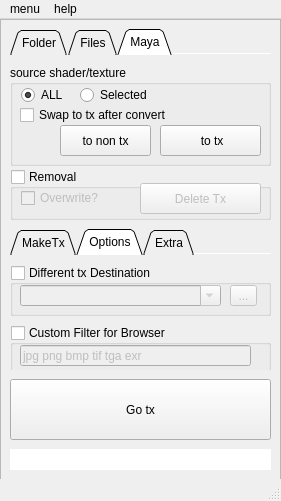
<?xml version="1.0" encoding="UTF-8"?>
<ui version="4.0">
 <class>MainWindow</class>
 <widget class="QMainWindow" name="MainWindow">
  <property name="geometry">
   <rect>
    <x>0</x>
    <y>0</y>
    <width>281</width>
    <height>501</height>
   </rect>
  </property>
  <property name="windowTitle">
   <string>Make Tx</string>
  </property>
  <widget class="QWidget" name="centralwidget">
   <widget class="QFrame" name="frame">
    <property name="geometry">
     <rect>
      <x>0</x>
      <y>0</y>
      <width>281</width>
      <height>461</height>
     </rect>
    </property>
    <property name="autoFillBackground">
     <bool>true</bool>
    </property>
    <property name="frameShape">
     <enum>QFrame::StyledPanel</enum>
    </property>
    <property name="frameShadow">
     <enum>QFrame::Raised</enum>
    </property>
    <widget class="QPushButton" name="pB_doMakeTx">
     <property name="geometry">
      <rect>
       <x>10</x>
       <y>360</y>
       <width>261</width>
       <height>61</height>
      </rect>
     </property>
     <property name="acceptDrops">
      <bool>true</bool>
     </property>
     <property name="text">
      <string>Go tx</string>
     </property>
     <property name="flat">
      <bool>false</bool>
     </property>
    </widget>
    <widget class="QLineEdit" name="lE_log">
     <property name="enabled">
      <bool>true</bool>
     </property>
     <property name="geometry">
      <rect>
       <x>10</x>
       <y>430</y>
       <width>261</width>
       <height>21</height>
      </rect>
     </property>
     <property name="acceptDrops">
      <bool>false</bool>
     </property>
     <property name="autoFillBackground">
      <bool>false</bool>
     </property>
     <property name="frame">
      <bool>false</bool>
     </property>
     <property name="readOnly">
      <bool>true</bool>
     </property>
    </widget>
    <widget class="QGroupBox" name="gB_overwrite">
     <property name="geometry">
      <rect>
       <x>10</x>
       <y>150</y>
       <width>261</width>
       <height>51</height>
      </rect>
     </property>
     <property name="title">
      <string>Removal</string>
     </property>
     <property name="checkable">
      <bool>true</bool>
     </property>
     <property name="checked">
      <bool>false</bool>
     </property>
     <widget class="QCheckBox" name="cB_overwrite">
      <property name="geometry">
       <rect>
        <x>11</x>
        <y>19</y>
        <width>91</width>
        <height>20</height>
       </rect>
      </property>
      <property name="text">
       <string>Overwrite?</string>
      </property>
     </widget>
     <widget class="QPushButton" name="pB_deleteTx">
      <property name="geometry">
       <rect>
        <x>130</x>
        <y>14</y>
        <width>121</width>
        <height>31</height>
       </rect>
      </property>
      <property name="text">
       <string>Delete Tx</string>
      </property>
     </widget>
     <zorder>cB_overwrite</zorder>
     <zorder>pB_deleteTx</zorder>
     <zorder>tabWid_options</zorder>
    </widget>
    <widget class="QTabWidget" name="tabWid">
     <property name="enabled">
      <bool>true</bool>
     </property>
     <property name="geometry">
      <rect>
       <x>10</x>
       <y>10</y>
       <width>261</width>
       <height>141</height>
      </rect>
     </property>
     <property name="minimumSize">
      <size>
       <width>0</width>
       <height>0</height>
      </size>
     </property>
     <property name="tabShape">
      <enum>QTabWidget::Triangular</enum>
     </property>
     <property name="currentIndex">
      <number>2</number>
     </property>
     <property name="elideMode">
      <enum>Qt::ElideNone</enum>
     </property>
     <property name="documentMode">
      <bool>true</bool>
     </property>
     <widget class="QWidget" name="tabWid_folder">
      <attribute name="title">
       <string>Folder</string>
      </attribute>
      <widget class="QGroupBox" name="gB_srouceFolder">
       <property name="geometry">
        <rect>
         <x>0</x>
         <y>10</y>
         <width>261</width>
         <height>101</height>
        </rect>
       </property>
       <property name="title">
        <string>source folder</string>
       </property>
       <widget class="QComboBox" name="cmB_sourceDirPath">
        <property name="geometry">
         <rect>
          <x>10</x>
          <y>20</y>
          <width>201</width>
          <height>21</height>
         </rect>
        </property>
        <property name="acceptDrops">
         <bool>true</bool>
        </property>
        <property name="editable">
         <bool>false</bool>
        </property>
        <property name="insertPolicy">
         <enum>QComboBox::InsertAtBottom</enum>
        </property>
        <property name="duplicatesEnabled">
         <bool>false</bool>
        </property>
       </widget>
       <widget class="QToolButton" name="tB_sourceDirBrowse">
        <property name="geometry">
         <rect>
          <x>220</x>
          <y>20</y>
          <width>27</width>
          <height>21</height>
         </rect>
        </property>
        <property name="text">
         <string>...</string>
        </property>
       </widget>
       <widget class="QRadioButton" name="cB_convertAll">
        <property name="geometry">
         <rect>
          <x>10</x>
          <y>80</y>
          <width>198</width>
          <height>17</height>
         </rect>
        </property>
        <property name="text">
         <string>Including All Sub Folders</string>
        </property>
        <property name="checked">
         <bool>false</bool>
        </property>
       </widget>
       <widget class="QRadioButton" name="cB_subFolder">
        <property name="geometry">
         <rect>
          <x>10</x>
          <y>50</y>
          <width>121</width>
          <height>20</height>
         </rect>
        </property>
        <property name="text">
         <string>Sub-Folder Level</string>
        </property>
        <property name="checked">
         <bool>true</bool>
        </property>
       </widget>
       <widget class="QSpinBox" name="sB_subLevel">
        <property name="geometry">
         <rect>
          <x>140</x>
          <y>50</y>
          <width>53</width>
          <height>22</height>
         </rect>
        </property>
        <property name="minimum">
         <number>0</number>
        </property>
        <property name="maximum">
         <number>1000</number>
        </property>
        <property name="value">
         <number>0</number>
        </property>
       </widget>
      </widget>
     </widget>
     <widget class="QWidget" name="tabWid_files">
      <attribute name="title">
       <string>Files</string>
      </attribute>
      <widget class="QGroupBox" name="gB_sourceFiles">
       <property name="geometry">
        <rect>
         <x>0</x>
         <y>10</y>
         <width>261</width>
         <height>101</height>
        </rect>
       </property>
       <property name="title">
        <string>source files</string>
       </property>
       <widget class="QToolButton" name="tB_sourceFileBrowse">
        <property name="geometry">
         <rect>
          <x>220</x>
          <y>70</y>
          <width>27</width>
          <height>21</height>
         </rect>
        </property>
        <property name="text">
         <string>...</string>
        </property>
       </widget>
       <widget class="QToolButton" name="tB_clearList">
        <property name="geometry">
         <rect>
          <x>220</x>
          <y>20</y>
          <width>27</width>
          <height>21</height>
         </rect>
        </property>
        <property name="text">
         <string>c</string>
        </property>
       </widget>
       <widget class="QToolButton" name="tB_removeSel">
        <property name="geometry">
         <rect>
          <x>220</x>
          <y>40</y>
          <width>27</width>
          <height>21</height>
         </rect>
        </property>
        <property name="text">
         <string>-</string>
        </property>
       </widget>
       <widget class="QListWidget" name="lW_sourceFiles">
        <property name="geometry">
         <rect>
          <x>10</x>
          <y>20</y>
          <width>201</width>
          <height>71</height>
         </rect>
        </property>
        <property name="selectionMode">
         <enum>QAbstractItemView::MultiSelection</enum>
        </property>
       </widget>
      </widget>
     </widget>
     <widget class="QWidget" name="tabWid_maya">
      <property name="enabled">
       <bool>true</bool>
      </property>
      <attribute name="title">
       <string>Maya</string>
      </attribute>
      <widget class="QGroupBox" name="gB_sourceShd">
       <property name="geometry">
        <rect>
         <x>0</x>
         <y>10</y>
         <width>261</width>
         <height>101</height>
        </rect>
       </property>
       <property name="minimumSize">
        <size>
         <width>0</width>
         <height>0</height>
        </size>
       </property>
       <property name="title">
        <string>source shader/texture</string>
       </property>
       <property name="flat">
        <bool>false</bool>
       </property>
       <widget class="QRadioButton" name="rB_allShd">
        <property name="geometry">
         <rect>
          <x>11</x>
          <y>20</y>
          <width>46</width>
          <height>20</height>
         </rect>
        </property>
        <property name="text">
         <string>ALL</string>
        </property>
        <property name="checked">
         <bool>true</bool>
        </property>
       </widget>
       <widget class="QRadioButton" name="rB_selectedShd">
        <property name="geometry">
         <rect>
          <x>70</x>
          <y>20</y>
          <width>98</width>
          <height>20</height>
         </rect>
        </property>
        <property name="text">
         <string>Selected</string>
        </property>
       </widget>
       <widget class="QCheckBox" name="cB_swapToTx">
        <property name="geometry">
         <rect>
          <x>10</x>
          <y>40</y>
          <width>181</width>
          <height>20</height>
         </rect>
        </property>
        <property name="text">
         <string>Swap to tx after convert</string>
        </property>
       </widget>
       <widget class="QPushButton" name="pB_toTx">
        <property name="geometry">
         <rect>
          <x>150</x>
          <y>60</y>
          <width>101</width>
          <height>31</height>
         </rect>
        </property>
        <property name="text">
         <string> to tx</string>
        </property>
       </widget>
       <widget class="QPushButton" name="pB_toNonTx">
        <property name="geometry">
         <rect>
          <x>50</x>
          <y>60</y>
          <width>91</width>
          <height>31</height>
         </rect>
        </property>
        <property name="text">
         <string>to non tx</string>
        </property>
       </widget>
      </widget>
     </widget>
    </widget>
    <widget class="QTabWidget" name="tabWid_options">
     <property name="enabled">
      <bool>true</bool>
     </property>
     <property name="geometry">
      <rect>
       <x>10</x>
       <y>210</y>
       <width>261</width>
       <height>141</height>
      </rect>
     </property>
     <property name="tabPosition">
      <enum>QTabWidget::North</enum>
     </property>
     <property name="tabShape">
      <enum>QTabWidget::Triangular</enum>
     </property>
     <property name="currentIndex">
      <number>1</number>
     </property>
     <property name="elideMode">
      <enum>Qt::ElideNone</enum>
     </property>
     <property name="documentMode">
      <bool>true</bool>
     </property>
     <widget class="QWidget" name="tabWid_makeTx">
      <attribute name="title">
       <string>MakeTx</string>
      </attribute>
      <widget class="QGroupBox" name="gB_makeTxBinary">
       <property name="geometry">
        <rect>
         <x>0</x>
         <y>10</y>
         <width>261</width>
         <height>51</height>
        </rect>
       </property>
       <property name="title">
        <string>maketx binary</string>
       </property>
       <widget class="QToolButton" name="tB_sourceCmbBrowse">
        <property name="geometry">
         <rect>
          <x>220</x>
          <y>20</y>
          <width>27</width>
          <height>21</height>
         </rect>
        </property>
        <property name="text">
         <string>...</string>
        </property>
       </widget>
       <widget class="QLineEdit" name="lE_cmdPath">
        <property name="geometry">
         <rect>
          <x>10</x>
          <y>20</y>
          <width>201</width>
          <height>21</height>
         </rect>
        </property>
        <property name="readOnly">
         <bool>true</bool>
        </property>
       </widget>
      </widget>
      <widget class="QGroupBox" name="gB_commandFlags">
       <property name="geometry">
        <rect>
         <x>0</x>
         <y>70</y>
         <width>261</width>
         <height>51</height>
        </rect>
       </property>
       <property name="title">
        <string>Custom Command Flags</string>
       </property>
       <property name="checkable">
        <bool>true</bool>
       </property>
       <property name="checked">
        <bool>false</bool>
       </property>
       <widget class="QLineEdit" name="lE_cmdFlag">
        <property name="geometry">
         <rect>
          <x>10</x>
          <y>20</y>
          <width>241</width>
          <height>21</height>
         </rect>
        </property>
        <property name="text">
         <string>-u -oiio</string>
        </property>
       </widget>
      </widget>
     </widget>
     <widget class="QWidget" name="tabWid_option">
      <attribute name="title">
       <string>Options</string>
      </attribute>
      <widget class="QGroupBox" name="gB_saveTo">
       <property name="geometry">
        <rect>
         <x>0</x>
         <y>10</y>
         <width>261</width>
         <height>51</height>
        </rect>
       </property>
       <property name="title">
        <string>Different tx Destination</string>
       </property>
       <property name="flat">
        <bool>false</bool>
       </property>
       <property name="checkable">
        <bool>true</bool>
       </property>
       <property name="checked">
        <bool>false</bool>
       </property>
       <widget class="QComboBox" name="cmB_tarDirPath">
        <property name="geometry">
         <rect>
          <x>10</x>
          <y>20</y>
          <width>201</width>
          <height>21</height>
         </rect>
        </property>
        <property name="acceptDrops">
         <bool>true</bool>
        </property>
        <property name="editable">
         <bool>true</bool>
        </property>
        <property name="insertPolicy">
         <enum>QComboBox::InsertAtBottom</enum>
        </property>
        <property name="duplicatesEnabled">
         <bool>false</bool>
        </property>
       </widget>
       <widget class="QToolButton" name="tB_tarDirBrowse">
        <property name="geometry">
         <rect>
          <x>220</x>
          <y>20</y>
          <width>27</width>
          <height>21</height>
         </rect>
        </property>
        <property name="text">
         <string>...</string>
        </property>
       </widget>
      </widget>
      <widget class="QGroupBox" name="gB_imageFilter">
       <property name="enabled">
        <bool>true</bool>
       </property>
       <property name="geometry">
        <rect>
         <x>0</x>
         <y>70</y>
         <width>261</width>
         <height>51</height>
        </rect>
       </property>
       <property name="title">
        <string>Custom Filter for Browser</string>
       </property>
       <property name="checkable">
        <bool>true</bool>
       </property>
       <property name="checked">
        <bool>false</bool>
       </property>
       <widget class="QLineEdit" name="lE_imageFilter">
        <property name="geometry">
         <rect>
          <x>10</x>
          <y>20</y>
          <width>231</width>
          <height>21</height>
         </rect>
        </property>
        <property name="text">
         <string>jpg png bmp tif tga exr</string>
        </property>
       </widget>
      </widget>
     </widget>
     <widget class="QWidget" name="tabWid_filter">
      <attribute name="title">
       <string>Extra</string>
      </attribute>
      <widget class="QGroupBox" name="gB_extra">
       <property name="enabled">
        <bool>true</bool>
       </property>
       <property name="geometry">
        <rect>
         <x>0</x>
         <y>10</y>
         <width>261</width>
         <height>111</height>
        </rect>
       </property>
       <property name="title">
        <string>oiiotools</string>
       </property>
       <property name="checkable">
        <bool>true</bool>
       </property>
       <property name="checked">
        <bool>false</bool>
       </property>
       <widget class="QPushButton" name="pB_goOiio">
        <property name="geometry">
         <rect>
          <x>170</x>
          <y>20</y>
          <width>79</width>
          <height>41</height>
         </rect>
        </property>
        <property name="text">
         <string>go oiio</string>
        </property>
       </widget>
       <widget class="QLineEdit" name="lE_oiioFlag">
        <property name="geometry">
         <rect>
          <x>20</x>
          <y>70</y>
          <width>231</width>
          <height>21</height>
         </rect>
        </property>
        <property name="text">
         <string/>
        </property>
       </widget>
       <widget class="QLineEdit" name="lE_suffix">
        <property name="geometry">
         <rect>
          <x>60</x>
          <y>20</y>
          <width>101</width>
          <height>21</height>
         </rect>
        </property>
        <property name="text">
         <string/>
        </property>
       </widget>
       <widget class="QLabel" name="label_suffix">
        <property name="geometry">
         <rect>
          <x>20</x>
          <y>20</y>
          <width>51</width>
          <height>16</height>
         </rect>
        </property>
        <property name="text">
         <string>suffix</string>
        </property>
       </widget>
       <widget class="QLabel" name="label_oiioFlag">
        <property name="geometry">
         <rect>
          <x>20</x>
          <y>50</y>
          <width>121</width>
          <height>16</height>
         </rect>
        </property>
        <property name="text">
         <string>oiio command flags</string>
        </property>
       </widget>
      </widget>
     </widget>
    </widget>
   </widget>
  </widget>
  <widget class="QMenuBar" name="menubar">
   <property name="geometry">
    <rect>
     <x>0</x>
     <y>0</y>
     <width>281</width>
     <height>20</height>
    </rect>
   </property>
   <widget class="QMenu" name="menuMenu">
    <property name="title">
     <string>menu</string>
    </property>
    <addaction name="ac_confirm"/>
    <addaction name="ac_currentList"/>
    <addaction name="ac_createBatchFile"/>
    <addaction name="ac_quit"/>
   </widget>
   <widget class="QMenu" name="menuCmd">
    <property name="title">
     <string>help</string>
    </property>
    <addaction name="ac_aboutMakeTx"/>
    <addaction name="ac_aboutOIIO"/>
    <addaction name="separator"/>
    <addaction name="ac_aboutMe"/>
   </widget>
   <addaction name="menuMenu"/>
   <addaction name="menuCmd"/>
  </widget>
  <widget class="QStatusBar" name="statusbar">
   <property name="sizeGripEnabled">
    <bool>true</bool>
   </property>
  </widget>
  <action name="ac_confirm">
   <property name="checkable">
    <bool>true</bool>
   </property>
   <property name="checked">
    <bool>true</bool>
   </property>
   <property name="text">
    <string> Confirmation</string>
   </property>
   <property name="menuRole">
    <enum>QAction::TextHeuristicRole</enum>
   </property>
  </action>
  <action name="ac_currentList">
   <property name="enabled">
    <bool>false</bool>
   </property>
   <property name="text">
    <string>Display List</string>
   </property>
  </action>
  <action name="ac_quit">
   <property name="text">
    <string>Quit</string>
   </property>
  </action>
  <action name="ac_createBatchFile">
   <property name="checkable">
    <bool>false</bool>
   </property>
   <property name="text">
    <string>Create Batch</string>
   </property>
  </action>
  <action name="ac_aboutMakeTx">
   <property name="text">
    <string>About Maketx</string>
   </property>
  </action>
  <action name="ac_aboutMe">
   <property name="enabled">
    <bool>true</bool>
   </property>
   <property name="text">
    <string>About</string>
   </property>
  </action>
  <action name="ac_aboutOIIO">
   <property name="text">
    <string>About OIIO</string>
   </property>
  </action>
 </widget>
 <resources/>
 <connections/>
</ui>
